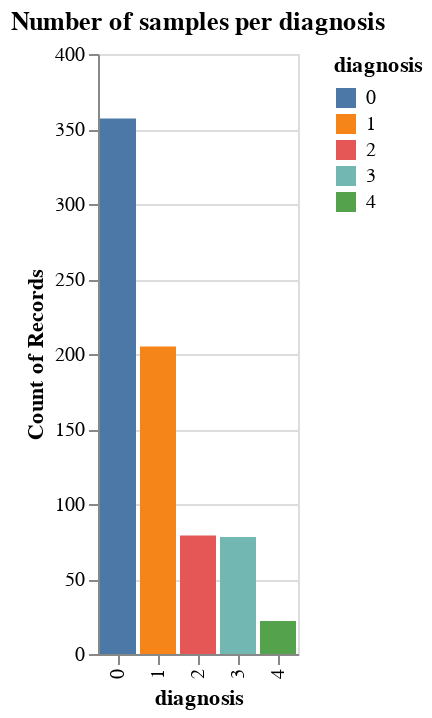

This figure's notebook cell:
### Markdown cell above
This graph shows that there is a class imbalance. class `0` is so underrepresented

### Code cell
Chart(heart).mark_bar().encode(
    X("diagnosis"), Y("count()"), color="diagnosis",
    tooltip="count()").properties(title="Number of samples per diagnosis")

### Figure 1 — Vega-Lite specification as saved in the notebook (floating-point values rounded to 4 significant figures; data arrays with more than 128 entries replaced by an {"elided": "..."} marker saying what was removed)
{"config": {"view": {"continuousWidth": 400, "continuousHeight": 300}}, "data": {"name": "data-9c5c541ff0505177026c42e372cebf79"}, "mark": "bar", "encoding": {"color": {"field": "diagnosis", "type": "nominal"}, "tooltip": {"aggregate": "count", "type": "quantitative"}, "x": {"field": "diagnosis", "type": "nominal"}, "y": {"aggregate": "count", "type": "quantitative"}}, "title": "Number of samples per diagnosis", "$schema": "https://vega.github.io/schema/vega-lite/v4.17.0.json", "datasets": {"data-9c5c541ff0505177026c42e372cebf79": {"elided": "741 records"}}}
